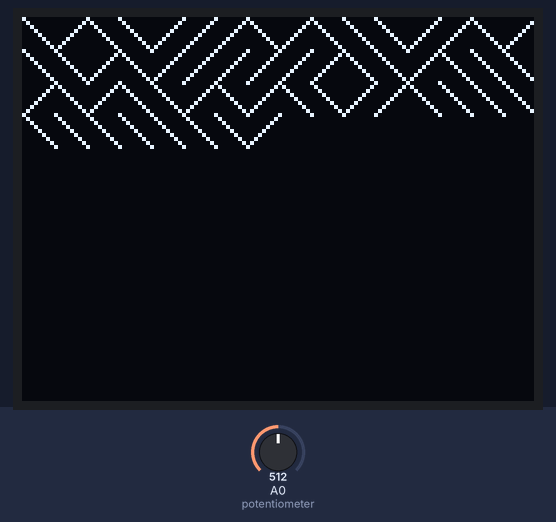
Simulated run of this sketch. Board: Arduino Uno, built with avr-gcc and run on an emulated ATmega328P. On the bench: 128×96 one-colour display. The test bench sets the inputs (shaded band); at power-on: A0 (potentiometer) = 512. Random numbers use the default seed unless the sketch sets one; what the sketch prints to the serial monitor is not drawn.

Above: at 0.45 s.
At 7.2 s:
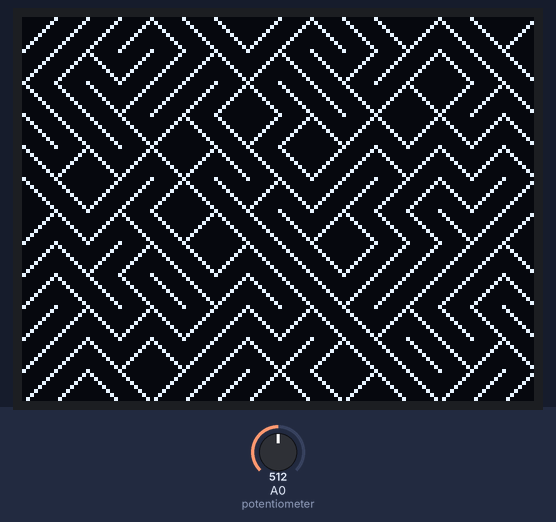
At 13.2 s:
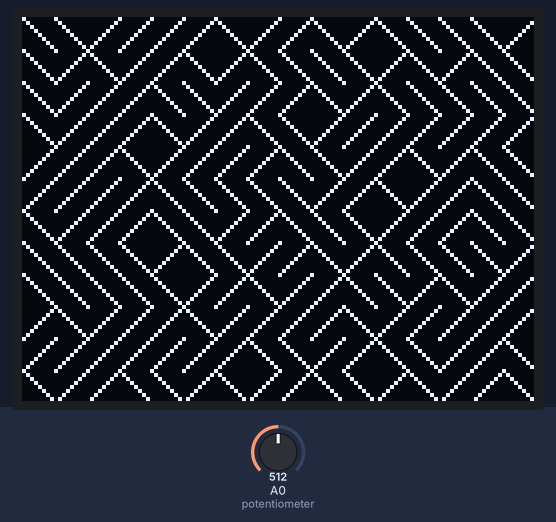
At 19.3 s:
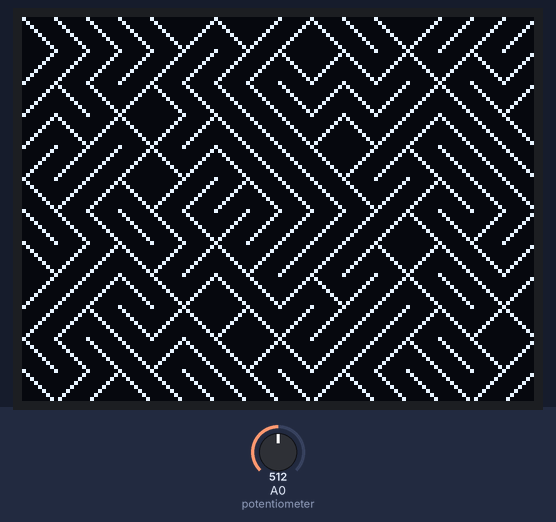
At 25.3 s:
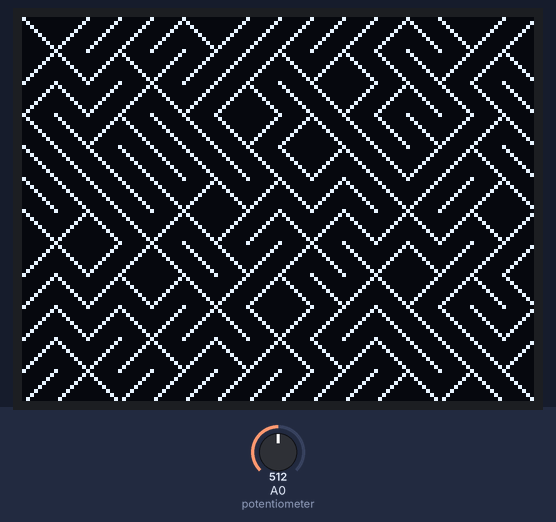
At 37.4 s:
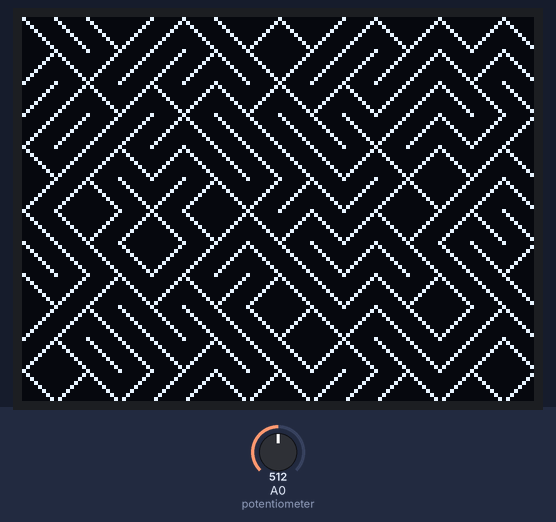

The sketch:

10Print.ino
```cpp
// (licence header left out)
#include <TVout.h> // Include the TV output library.

// If you don't have the TVout Library installed already, install it through Sketch -> Include Library -> Manage Libraries.

TVout TV; // Declare the TVout object, and call it TV for convenience.
int gridSize = 8; // The size of the tiles. Feel free to play with this and see what happens! It's best to keep it to a common factor of 128 and 96, so 4, 8, 16 etc.

void setup()  {
  TV.begin(PAL);	// Start the TV output. Change PAL to NTSC if you're in USA/any other NTSC region.
  Serial.begin(9600); // Start the serial output at 9600 baud, so we can see what the Arduino generates on a computer too!
}

void loop() {
  TV.clear_screen(); // Wipe the screen clean so we can draw a new set of tiles to it.

  for(int y=0;y<TV.vres();y+=gridSize){ // Loop over the horizontal rows of the tile grid.
    for(int x=0;x<TV.hres();x+= gridSize){ // For each row, loop over each individual tile horizontally.

      int threshold = analogRead(A0); // Read the potentiometer to determine the threshold to be used.
      int randomNum = random(0,1024); // Generate a random number from 0-1023

      if(randomNum > threshold){
        // Draw a forward slash
        TV.draw_line(x, y+gridSize, x+gridSize, y,1);
        TV.delay(5); // Wait a short time. This makes it animate.
        Serial.print("/"); // Also send the forward slash over Serial
      } else {
        // Draw a backward slash
        TV.draw_line(x,y,x+gridSize, y+gridSize,1);
        TV.delay(5);
        Serial.print("\\"); // The backward slash character is used for "escaping" special characters, and so we need two of them.
      }
    }
    Serial.print("\n"); // Send a new line over serial for every row.
  }
  TV.delay(5000); // At the end of drawing all the tiles, wait 5 seconds.
  Serial.print("\n"); // Print a blank line over serial to separate different patterns.
}
```

Measured:
- what the display in image 1 shows lasts 5.0 s, from 7.1 s to 12.1 s
